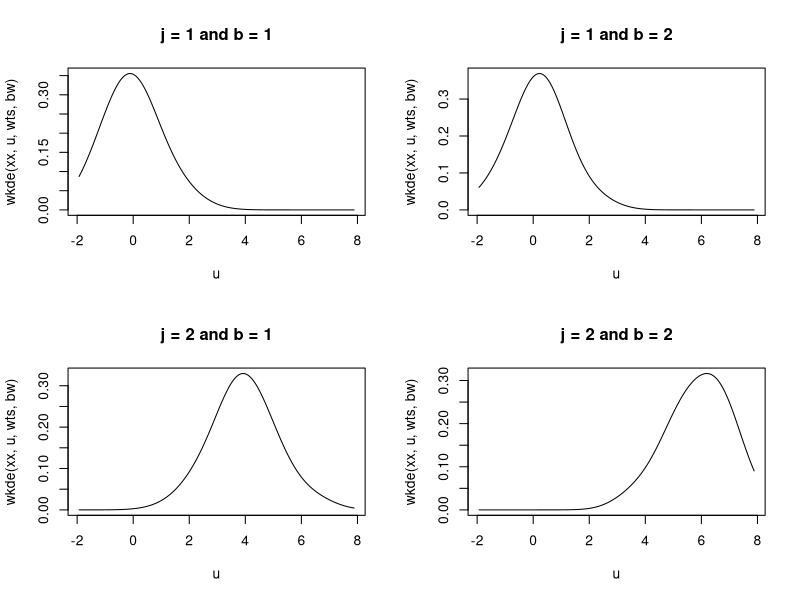

Write R code to recreate this figure.
library(mixtools)


### Name: wkde
### Title: Weighted Univariate (Normal) Kernel Density Estimate
### Aliases: wkde wkde.symm
### Keywords: file

### ** Examples

# Mixture with mv gaussian model
set.seed(100)
m <- 2 # no. of components
r <- 3 # no. of repeated measures (coordinates)
lambda <- c(0.4, 0.6)
mu <- matrix(c(0, 0, 0, 4, 4, 6), m, r, byrow=TRUE) # means 
sigma <- matrix(rep(1, 6), m, r, byrow=TRUE) # stdevs
centers <- matrix(c(0, 0, 0, 4, 4, 4), 2, 3, byrow=TRUE) # initial centers for est

blockid = c(1,1,2) # block structure of coordinates
n = 100
x <- rmvnormmix(n, lambda, mu, sigma) # simulated data
a <- npEM(x, centers, blockid, eps=1e-8, verb=FALSE)

par(mfrow=c(2,2))
u <- seq(min(x), max(x), len=200)
for(j in 1:2) { 
  for(b in 1:2) {
    xx <- as.vector(x[,a$blockid==b])
    wts <- rep(a$post[,j], length.out=length(xx))
    bw <- a$bandwidth
    title <- paste("j =", j, "and b =", b)
    plot(u, wkde(xx, u, wts, bw), type="l", main=title)
  }
}
